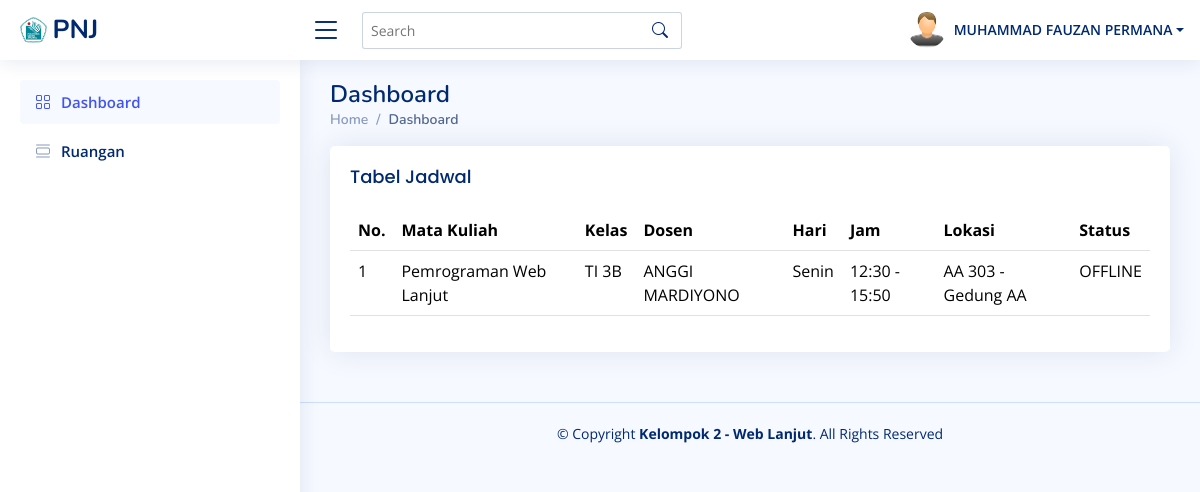
/dashboard (signed in), run on the app's committed database.
### tables this page shows
CREATE TABLE `jadwal` (
  `ID_jadwal` int(20) NOT NULL,
  `ID_dosenMatkul` int(20) NOT NULL,
  `ID_ruangan` varchar(255) NOT NULL,
  `Hari` varchar(255) NOT NULL,
  `Waktu` varchar(255) NOT NULL,
  `Status` varchar(255) NOT NULL
);

CREATE TABLE `dosenmatkul` (
  `ID` int(20) NOT NULL,
  `NIP` varchar(255) NOT NULL,
  `ID_matkul` varchar(255) NOT NULL,
  `ID_kelas` varchar(255) NOT NULL
);

CREATE TABLE `matkul` (
  `ID_matkul` varchar(255) NOT NULL,
  `Nama` varchar(255) NOT NULL
);

CREATE TABLE `kelas` (
  `ID_kelas` int(11) NOT NULL,
  `Nama` varchar(255) NOT NULL
);

CREATE TABLE `dosen` (
  `NIP` varchar(255) NOT NULL,
  `Email` varchar(255) NOT NULL,
  `Nama` varchar(255) NOT NULL,
  `JenisKel` varchar(255) NOT NULL,
  `Telp` varchar(255) NOT NULL
);

CREATE TABLE `ruangan` (
  `ID_ruangan` varchar(255) NOT NULL,
  `Nama` varchar(255) NOT NULL,
  `Jenis` varchar(255) NOT NULL,
  `Lokasi` varchar(255) NOT NULL,
  `Kapasitas` int(20) NOT NULL
);

### Mahasiswa/index.php (the view, shortened to what this page needs)
<?php
include '../koneksi.php';
$query = "SELECT jadwal.*, dosenMatkul.ID AS ID_dosmat, ruangan.nama As Nama, ruangan.lokasi As Lokasi FROM jadwal
INNER JOIN dosenMatkul ON dosenmatkul.ID = jadwal.ID_dosenMatkul
INNER JOIN ruangan ON ruangan.ID_ruangan = jadwal.ID_ruangan
INNER JOIN kelas ON dosenmatkul.ID_kelas = kelas.ID_kelas
WHERE kelas.ID_kelas = $kelas";
$hasil = mysqli_query($conn, $query);
$i = 1;
?>
<div class="row">
    <div class="col-lg">
        <div class="card">
            <div class="card-body">
                <h2 class="card-title">Tabel Jadwal <?php $kelas ?></h2>
                <table class="table datatable">
                    <thead>
                        <tr>
                            <th>No.</th>
                            <th>Mata Kuliah</th>
                            <th>Kelas</th>
                            <th>Dosen</th>
                            <th>Hari</th>
                            <th>Jam</th>
                            <th>Lokasi</th>
                            <th>Status</th>
                        </tr>
                    </thead>
                    <tbody>
                        <?php while ($data = mysqli_fetch_array($hasil)) { ?>
                            <tr>
                                <td><?php echo $i++ ?></td>
                                <?php
                                $id_dosmat = $data['ID_dosmat'];
                                $query = "SELECT dosenmatkul.ID AS ID, dosen.Nama AS NamaDosen, matkul.Nama AS Matkul, kelas.Nama AS Kelas FROM dosenmatkul
                                INNER JOIN dosen ON dosenmatkul.NIP = dosen.NIP
                                INNER JOIN matkul ON dosenmatkul.ID_matkul = matkul.ID_matkul
                                INNER JOIN kelas ON dosenmatkul.ID_kelas = kelas.ID_kelas WHERE dosenmatkul.ID = '$id_dosmat'";
                                $hasil = mysqli_query($conn, $query);
                                while ($dosmat = mysqli_fetch_array($hasil)) {
                                ?>
                                    <td><?php echo $dosmat['Matkul'] ?></td>
                                    <td><?php echo $dosmat['Kelas'] ?></td>
                                    <td><?php echo $dosmat['NamaDosen'] ?></td>
                                <?php } ?>
                                <td><?php echo $data['Hari'] ?></td>
                                <td><?php echo $data['Waktu'] ?></td>
                                <td><?php echo $data['Nama'] . ' - ' . $data['Lokasi'] ?></td>
                                <td><?php echo $data['Status'] ?></td>
                            </tr>
                        <?php } ?>
                    </tbody>
                </table>
            </div>
        </div>
    </div>
</div>

### dashboard/assets/css/style.css (style rules this page uses)
:root { scroll-behavior: smooth; }
body { font-family: "Open Sans", sans-serif; background: #f6f9ff; color: #444444; }
h1, h2, h3, h4, h5, h6 { font-family: "Nunito", sans-serif; }
.card { margin-bottom: 30px; border: none; border-radius: 5px; box-shadow: 0px 0 30px rgba(1, 41, 112, 0.1); }
.card-title { padding: 20px 0 15px 0; font-size: 18px; font-weight: 500; color: #012970; font-family: "Poppins", sans-serif; }
.card-body { padding: 0 20px 20px 20px; }

### data on the page
jadwal: Hari "Senin", Waktu "12:30 - 15:50", ID_ruangan.Nama "AA 303", ID_ruangan.Lokasi "Gedung AA", Status "OFFLINE"
dosenmatkul: ID_matkul.Nama "Pemrograman Web Lanjut", ID_kelas.Nama "TI 3B", dosen.Nama "ANGGI MARDIYONO"

### other printed values
$nama "MUHAMMAD FAUZAN PERMANA"
